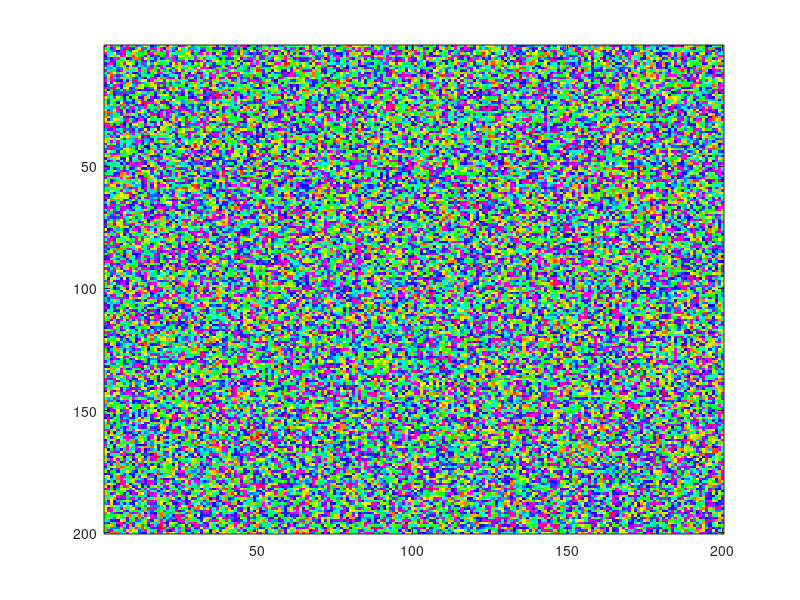
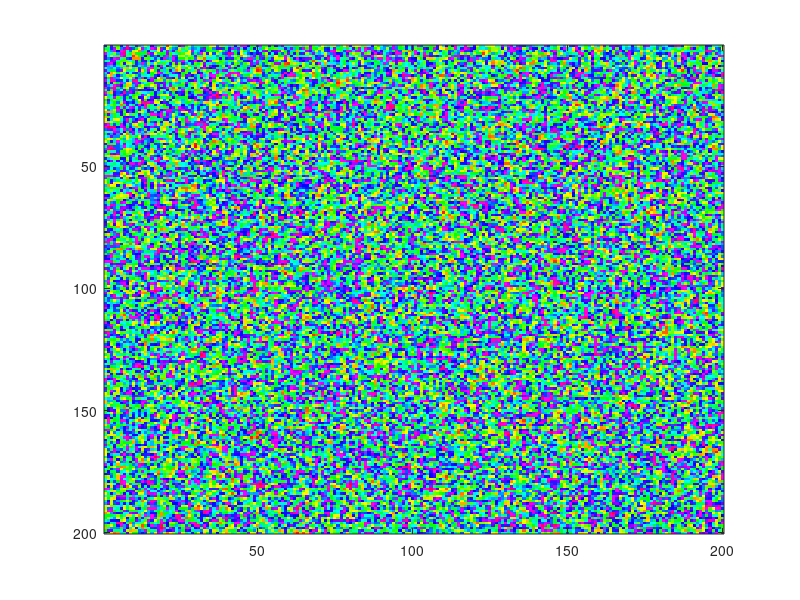
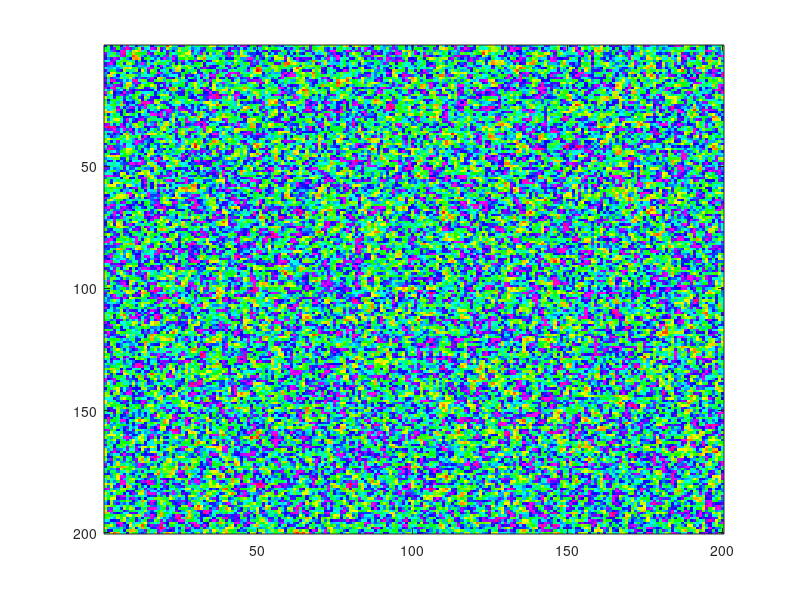
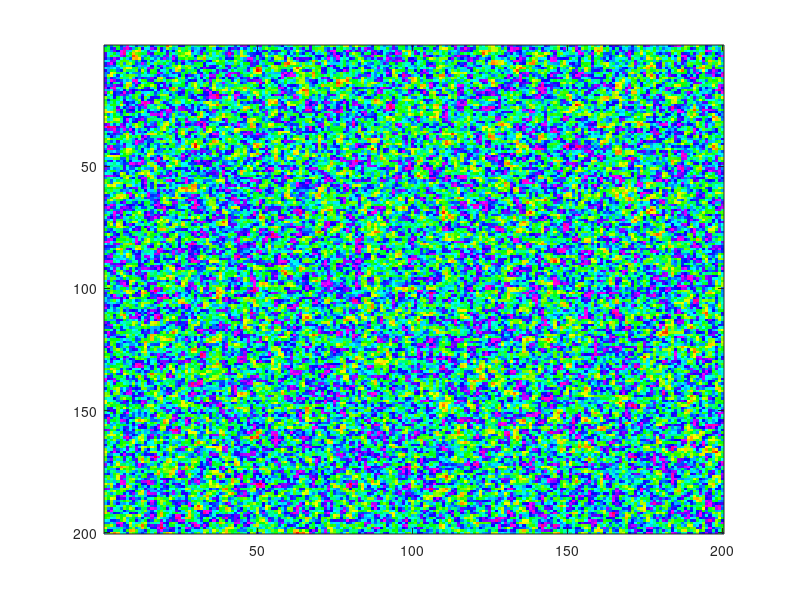

Recreate these plots in MATLAB, in order. (Note: a time limit stopped this script after it produced the figures.)
%Activator-substrate systems. 
%Biological pattern formation: from basic mechanism to complex structures
%A.J Koch & Meinhardt, The American Physucal Society 1994
close all
clear all 
clc
current_dir=pwd;
stat=mkdir('video_patternform/video_activ_subtrate');

siz=200;

x1=1:1:siz;
x2=1:1:siz;

dir=strcat(current_dir,'/video_patternform/video_activ_subtrate/');

a=0.03;
b=0.1;
A=(a+(b-a).*rand(siz,siz));
H=(a+(b-a).*rand(siz,siz));
[ex ey]=size(A);

%values of te constants for the simulations
Da=0.005;
Dh=.2;

rhoa=0.01;
mua=0.01;
sigmaa=0.0;
ka=0.25

rhoh=0.02;
muh=0.02;
sigmah=0.02;



Ap=A;
Hp=H;
t=0;
dt=1;
dx=0.1;
s=1;
smax=2000;

% workingDir = tempname;
% mkdir(workingDir)
% mkdir(workingDir,'images')


%the calculations 
while s<smax
    
    for i=1:1:ex
        for j=1:1:ey
            %first analize in case of any border condition
            
            if i==1
                a1=A(ex,j);
                h1=H(ex,j);
                a2=A(i+1,j);
                h2=H(i+1,j);
            elseif i==ex
                a1=A(i-1,j);
                h1=H(i-1,j);
                a2=A(1,j);
                h2=H(1,j);
            else
                a1=A(i-1,j);
                a2=A(i+1,j);
                h1=H(i-1,j);
                h2=H(i+1,j);                
            end
            
            if j==1
                a3=A(i,ey);
                h3=H(i,ey);
                a4=A(i,j+1);
                h4=H(i,j+1);

            elseif j==ey
                a4=A(i,1);
                h4=H(i,1);
                a3=A(i,j-1);
                h3=H(i,j-1);

            else
                a3=A(i,j-1);
                a4=A(i,j+1);
                h3=H(i,j-1);
                h4=H(i,j+1);
            end
            
        %the equations
        
        a=Da*(-4*A(i,j)+a1+a2+a3+a4)/dx+rhoa*(A(i,j)^2*A(i,j))/(1+ka*A(i,j).^2)-mua*A(i,j)+sigmaa;
        h=Dh*(-4*H(i,j)+h1+h2+h3+h4)/dx-rhoh*A(i,j)^2*A(i,j)/(1+ka*A(i,j).^2)+sigmah;
        Ap(i,j)=A(i,j)+a;
        Hp(i,j)=H(i,j)+h;

        end
    end
    
    figure(1)
    clims = [min(min(Ap)) max(max(Ap))];
    imagesc(Ap,clims)
    colormap hsv
    pause(0.0001);
    
    savedir=strcat(dir,'activ_subst',num2str(s),'.png');
    saveas(figure(1),savedir);
    
    s=s+1;
    A=Ap;
    H=Hp;
    
   
end 
%%
    figure(2)
    clims = [min(min(Ap)) max(max(Ap))];
    imagesc(Ap,clims)
    colormap hsv
    figure(3)
    surf(Ap)
    zlabel('concentration')
    colorbar
    
%%
%----------make the video
%%---------first let's read the images. 
smax=7202
images=cell(smax-1,1);
for i=1:smax-1
    dir_read=strcat(dir,'activ_subst',num2str(i),'.png');
    images{i}=imread(dir_read);
end

%----------create the video writer
direcvideo=strcat(dir,'activ_subst_1');
writerObj = VideoWriter(direcvideo);

%select frame per seconds
writerObj.FrameRate = 60;
%select seconds per Image, only if you want to change the time each image
%is showed
%secsPerImage = [5 10 15];

%open the video writer
open(writerObj);


 % write the frames to the video
 for u=1:length(images)
     % convert the image to a frame
     frame = im2frame(images{u}); 
     writeVideo(writerObj, frame);
     
 end

% close the writer object
close(writerObj);
%end

%delete the images
for j=1:smax-1
    dir_del=strcat(dir,'activ_subst',num2str(j),'.png');
    delete(dir_del);
end
